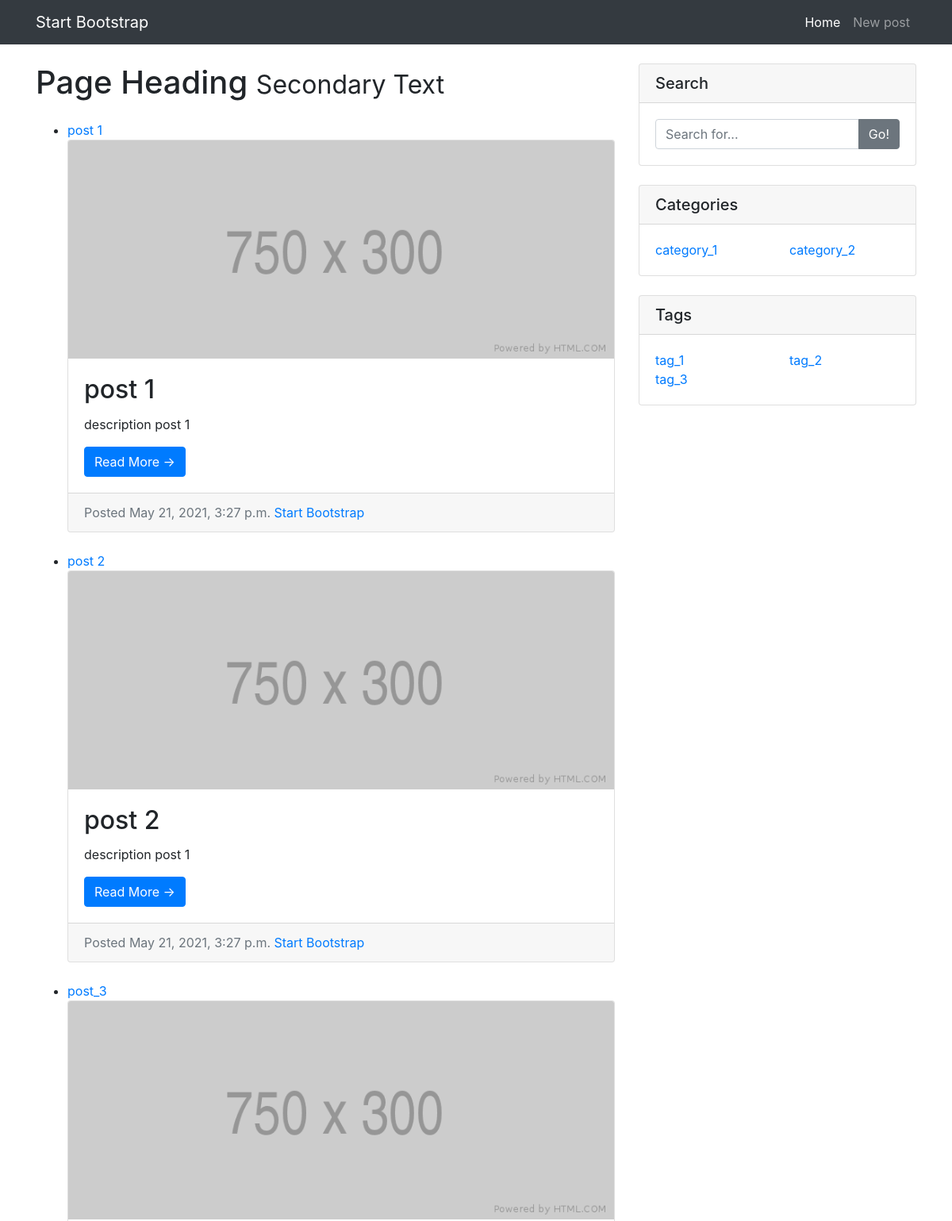
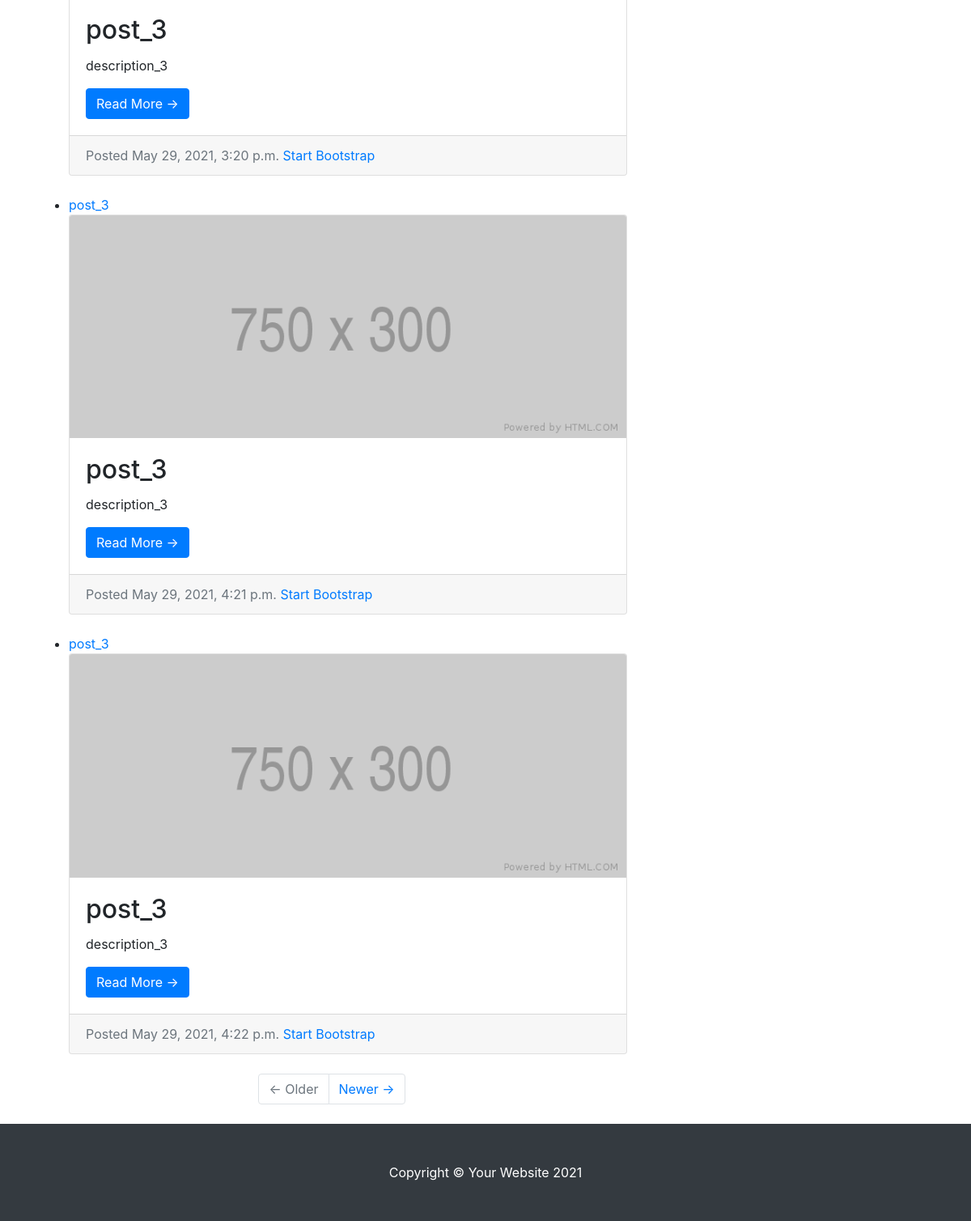
The page / on the database its author committed (2 pictures, top to bottom).
### website/models.py (models this page shows, shortened)
class Post(models.Model):
    title = models.CharField(max_length=100, null=False, blank=False, verbose_name="Название")
    description = models.TextField(null=True, blank=True, verbose_name='Описание')
    created_at = models.DateTimeField(auto_now_add=True, verbose_name='Создан')
    updated_at = models.DateTimeField(auto_now=True, verbose_name='Обновлен')
    published = models.BooleanField(verbose_name='Опубликован')
    author = models.ForeignKey(Authors, null=True, on_delete=models.SET_NULL, verbose_name='Автор')
    category = models.ForeignKey(Category, null=True, on_delete=models.SET_NULL, verbose_name='Категории')
    tags = models.ManyToManyField(Tag, verbose_name='Теги')

class Category(models.Model):
    name = models.CharField(max_length=100, null=False, blank=False, verbose_name='Имя')

class Tag(models.Model):
    name = models.CharField(max_length=100, null=False, blank=False, verbose_name='Имя')

### website/views.py (the view)
# urls.py: path('', index, name='index'),
def index(request):
    context = {
        'posts': Post.objects.all().order_by('created_at'),
        'odd_categories': Category.objects.all().order_by('name')[::2],
        'even_categories': Category.objects.all().order_by('name')[1::2],
        'odd_tags': Tag.objects.all().order_by('name')[::2],
        'even_tags': Tag.objects.all().order_by('name')[1::2]
    }
    return render(request, 'blog/index.html', context=context)

### templates/blog/index.html
{% extends 'layout.html' %}
{% load static %}
{% block content %}
    <div class="col-md-8">
        <h1 class="my-4">
            Page Heading
            <small>Secondary Text</small>
        </h1>
        <ul>
            {% for post in posts %}
                <li><a href="{% url 'details' post.pk %}">{{ post.title }}</a></li>
                <div class="card mb-4">
                    <img class="card-img-top" src="{% static 'blog/images/750x300.png' %}" alt="Card image cap"/>
                    <div class="card-body">
                        <h2 class="card-title">{{ post.title }}</h2>
                        <p class="card-text">{{ post.description }}</p>
                        <a class="btn btn-primary" href="{% url 'details' post.pk %}">Read More →</a>
                    </div>
                    <div class="card-footer text-muted">Posted {{ post.created_at }}
                        <a href="#!">Start Bootstrap</a>
                    </div>
                </div>
            {% endfor %}
        </ul>
        <ul class="pagination justify-content-center mb-4">
            <li class="page-item disabled"><a class="page-link" href="#!">← Older</a></li>
            <li class="page-item"><a class="page-link" href="#!">Newer →</a></li>
        </ul>
    </div>
{% endblock %}
{% block side_widget %}
    <div class="col-md-4">
        <div class="card my-4">
            <h5 class="card-header">Search</h5>
            <div class="card-body">
                <div class="input-group">
                    <input class="form-control" type="text" placeholder="Search for..."/>
                    <span class="input-group-append"><button class="btn btn-secondary" type="button">Go!</button></span>
                </div>
            </div>
        </div>
        <div class="card my-4">
            <h5 class="card-header">Categories</h5>
            <div class="card-body">
                <div class="row">
                    <div class="col-lg-6">
                        <ul class="list-unstyled mb-0">
                            {% for category in odd_categories %}
                                <li><a href="#!">{{ category.name }}</a></li>
                            {% endfor %}
                        </ul>
                    </div>
                    <div class="col-lg-6">
                        <ul class="list-unstyled mb-0">
                            {% for category in even_categories %}
                                <li><a href="#!">{{ category.name }}</a></li>
                            {% endfor %}
                        </ul>
                    </div>
                </div>
            </div>
        </div>
        <div class="card my-4">
            <h5 class="card-header">Tags</h5>
            <div class="card-body">
                <div class="row">
                    <div class="col-lg-6">
                        <ul class="list-unstyled mb-0">
                            {% for tag in odd_tags %}
                            <li><a href="#!">{{ tag.name }}</a></li>
                            {% endfor %}
                        </ul>
                    </div>
                    <div class="col-lg-6">
                        <ul class="list-unstyled mb-0">
                            {% for tag in even_tags %}
                            <li><a href="#!">{{ tag.name }}</a></li>
                            {% endfor %}
                        </ul>
                    </div>
                </div>
            </div>
        </div>
    </div>
{% endblock %}

### templates/layout.html (shortened to what this page needs)
{% load static %}
<!DOCTYPE html>
<html lang="en">
<head>
    <link href="{% static 'blog/css/styles.css' %}" rel="stylesheet"/>
</head>
<body>
<nav class="navbar navbar-expand-lg navbar-dark bg-dark">
    <div class="container">
        <a class="navbar-brand" href="{% url 'index' %}">Start Bootstrap</a>
        <div class="collapse navbar-collapse" id="navbarResponsive">
            <ul class="navbar-nav ml-auto">
                <li class="nav-item active">
                    <a class="nav-link" href="{% url 'index' %}">
                        Home
                    </a>
                </li>
                <li class="nav-item"><a class="nav-link" href="{% url 'create' %}">New post</a></li>
            </ul>
        </div>
    </div>
</nav>
<div class="container">
    <div class="row">
        {% block content %}{% endblock %}
        {% block side_widget %}{% endblock %}
    </div>
</div>
<footer class="py-5 bg-dark">
    <div class="container"><p class="m-0 text-center text-white">Copyright &copy; Your Website 2021</p></div>
</footer>
</body>
</html>

### rows shown on the page
Post: title "post 1", description "description post 1", created_at "May 21, 2021, 3:27 p.m."
Post: title "post 2", description "description post 1", created_at "May 21, 2021, 3:27 p.m."
Post: title "post_3", description "description_3", created_at "May 29, 2021, 3:20 p.m."
Post: title "post_3", description "description_3", created_at "May 29, 2021, 4:21 p.m."
Post: title "post_3", description "description_3", created_at "May 29, 2021, 4:22 p.m."
Category: name "category_1"
Category: name "category_2"
Tag: name "tag_1"
Tag: name "tag_3"
Tag: name "tag_2"
